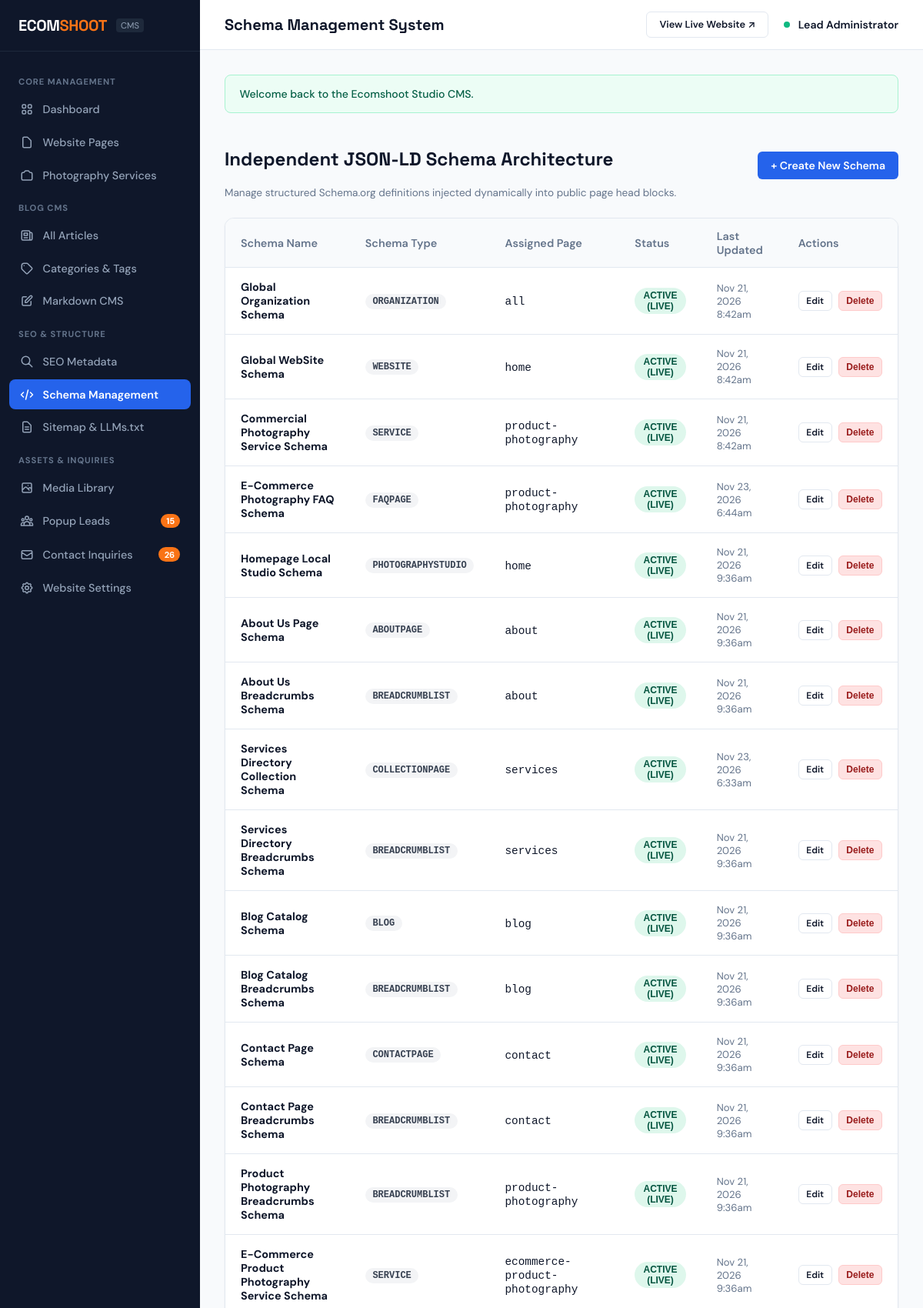
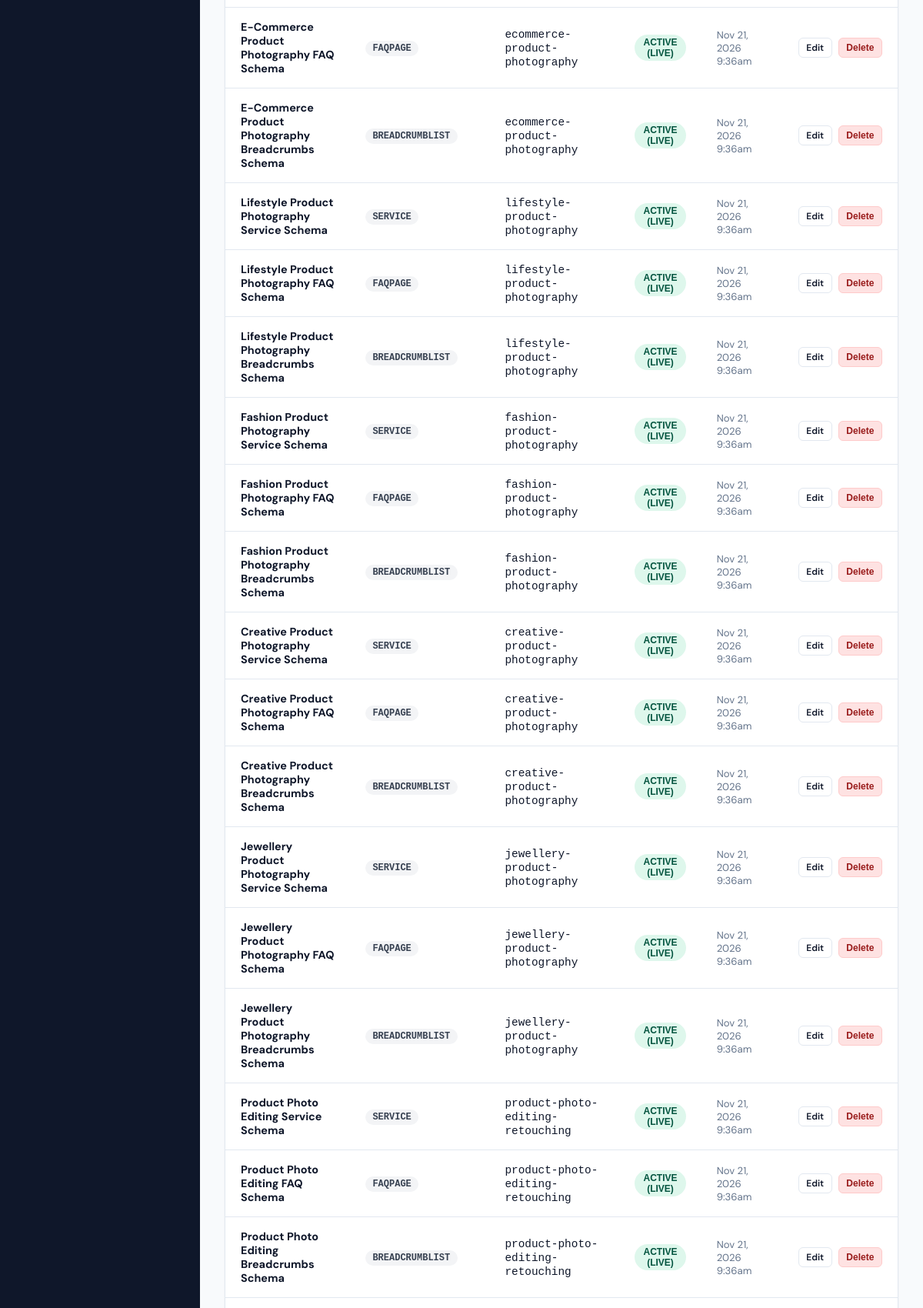
/admin/schemas.php (signed in, upper part), run on the app's committed database (2 pictures, top to bottom).
### tables this page shows
CREATE TABLE `schemas` (
  `id` int(11) NOT NULL AUTO_INCREMENT,
  `name` varchar(150) NOT NULL,
  `schema_type` varchar(100) NOT NULL,
  `page_identifier` varchar(100) NOT NULL DEFAULT 'all',
  `schema_json` longtext NOT NULL,
  `is_active` tinyint(1) DEFAULT 1,
  `created_at` timestamp NULL DEFAULT current_timestamp(),
  `updated_at` timestamp NULL DEFAULT current_timestamp() ON UPDATE current_timestamp(),
  PRIMARY KEY (`id`)
);

### config/config.php (called while the page is built, shortened)
<?php
function e(?string $string): string {
    return htmlspecialchars($string ?? '', ENT_QUOTES, 'UTF-8');
}
function url(string $path = ''): string {
    $cleanPath = ltrim($path, '/');
    $cleanPath = preg_replace('/\.php$/i', '', $cleanPath);
    return BASE_URL . ($cleanPath ? '/' . $cleanPath : '');
}

### admin/schemas.php (the view, shortened to what this page needs)
<?php
require_once __DIR__ . '/../config/config.php';
$db = Database::getInstance()->getConnection();
$schemas = $db->query("SELECT * FROM `schemas` ORDER BY id ASC")->fetchAll(PDO::FETCH_ASSOC);
require_once __DIR__ . '/includes/header.php';
?>
<div style="display: flex; justify-content: space-between; align-items: center; margin-bottom: 1.5rem;">
  <div>
    <h2>Independent JSON-LD Schema Architecture</h2>
    <div style="font-size: 0.85rem; color: var(--admin-text-muted);">Manage structured Schema.org definitions injected dynamically into public page head blocks.</div>
  </div>
  <a href="<?= url('admin/schema-edit.php') ?>" class="btn-admin btn-admin-primary">+ Create New Schema</a>
</div>
<div class="admin-card">
  <div class="admin-card-body" style="padding: 0;">
    <table class="admin-table">
      <thead>
        <tr>
          <th>Schema Name</th>
          <th>Schema Type</th>
          <th>Assigned Page</th>
          <th>Status</th>
          <th>Last Updated</th>
          <th>Actions</th>
        </tr>
      </thead>
      <tbody>
        <?php foreach ($schemas as $s): ?>
          <tr>
            <td style="font-weight: 700;">
              <?= e($s['name']) ?>
            </td>
            <td><span class="status-pill status-draft" style="font-family: monospace;"><?= e($s['schema_type']) ?></span></td>
            <td><code><?= e($s['page_identifier']) ?></code></td>
            <td>
              <form action="<?= url('admin/schemas.php?toggle=' . $s['id']) ?>" method="POST" style="display:inline;">
                <button type="submit" class="status-pill status-<?= ($s['is_active'] ? 'active' : 'inactive') ?>" style="cursor: pointer; border: none;">
                  <?= ($s['is_active'] ? 'Active (Live)' : 'Disabled') ?>
                </button>
              </form>
            </td>
            <td style="font-size: 0.82rem; color: var(--admin-text-muted);"><?= date('M j, Y g:ia', strtotime($s['updated_at'])) ?></td>
            <td>
              <div style="display: flex; gap: 0.5rem;">
                <a href="<?= url('admin/schema-edit.php?id=' . $s['id']) ?>" class="btn-admin btn-admin-outline" style="font-size: 0.75rem; padding: 0.3rem 0.6rem;">Edit</a>
                <form action="<?= url('admin/schemas.php?delete=' . $s['id']) ?>" method="POST" onsubmit="return confirm('Permanently delete this schema definition?');" style="display:inline;">
                  <button type="submit" class="btn-admin btn-admin-danger" style="font-size: 0.75rem; padding: 0.3rem 0.6rem;">Delete</button>
                </form>
              </div>
            </td>
          </tr>
        <?php endforeach; ?>
      </tbody>
    </table>
  </div>
</div>
<?php require_once __DIR__ . '/includes/footer.php'; ?>

### assets/css/admin.css (style rules this page uses)
:root { --admin-sidebar-width: 260px; --admin-header-height: 65px; --admin-bg: #F8FAFC; --admin-sidebar-bg: #0F172A; --admin-sidebar-hover: #1E293B; --admin-card-bg: #FFFFFF; --admin-border: #E2E8F0; --admin-text-main: #0F172A; --admin-text-muted: #64748B; --admin-primary: #2563EB; --admin-primary-hover: #1D4ED8; --admin-coral: #F97316; --admin-success: #10B981; --admin-danger: #EF4444; --admin-warning: #F59E0B; }
.admin-body h1, .admin-body h2, .admin-body h3, .admin-body h4, .admin-body h5, .admin-body h6, .admin-login-body h1, .admin-login-body h2, .admin-login-body h3, .admin-login-body h4, .admin-login-body h5, .admin-login-body h6 { color: var(--admin-text-main); font-family: 'Space Grotesk', -apple-system, sans-serif; font-weight: 700; }
body.admin-body { background-color: var(--admin-bg); color: var(--admin-text-main); font-family: 'DM Sans', -apple-system, BlinkMacSystemFont, sans-serif; margin: 0; display: flex; min-height: 100vh; }
.admin-card { background-color: var(--admin-card-bg); border: 1px solid var(--admin-border); border-radius: 12px; overflow: hidden; box-shadow: 0 1px 3px rgba(15, 23, 42, 0.05); margin-bottom: 2rem; }
.admin-card-body { padding: 1.5rem; }
.admin-table { width: 100%; border-collapse: collapse; text-align: left; font-size: 0.9rem; }
.admin-table th { background-color: #F8FAFC; padding: 0.85rem 1.25rem; font-weight: 600; color: var(--admin-text-muted); border-bottom: 1px solid var(--admin-border); }
.admin-table td { padding: 1rem 1.25rem; border-bottom: 1px solid var(--admin-border); vertical-align: middle; }
.status-pill { display: inline-block; font-size: 0.75rem; font-weight: 700; padding: 0.2rem 0.6rem; border-radius: 9999px; text-transform: uppercase; }
.status-published, .status-active, .status-converted { background-color: #DEF7EC; color: #03543F; }
.status-draft, .status-inactive { background-color: #F3F4F6; color: #374151; }
.btn-admin { display: inline-flex; align-items: center; gap: 0.4rem; padding: 0.55rem 1rem; font-size: 0.88rem; font-weight: 600; border-radius: 6px; border: 1px solid transparent; cursor: pointer; text-decoration: none; line-height: 1.2; }
.btn-admin-primary { background-color: var(--admin-primary); color: #FFFFFF; }
.btn-admin-danger { background-color: #FEE2E2; color: #991B1B; border-color: #FECACA; }
.btn-admin-outline { background-color: #FFFFFF; border-color: var(--admin-border); color: var(--admin-text-main); }

### data on the page
schemas: name "Global Organization Schema", schema_type "ORGANIZATION", page_identifier "all", is_active "ACTIVE (LIVE)", updated_at "Nov 21, 2026 8:42am"
schemas: name "Global WebSite Schema", schema_type "WEBSITE", page_identifier "home", is_active "ACTIVE (LIVE)", updated_at "Nov 21, 2026 8:42am"
schemas: name "Commercial Photography Service Schema", schema_type "SERVICE", page_identifier "product-photography", is_active "ACTIVE (LIVE)", updated_at "Nov 21, 2026 8:42am"
schemas: name "E-Commerce Photography FAQ Schema", schema_type "FAQPAGE", page_identifier "product-photography", is_active "ACTIVE (LIVE)", updated_at "Nov 23, 2026 6:44am"
schemas: name "Homepage Local Studio Schema", schema_type "PHOTOGRAPHYSTUDIO", page_identifier "home", is_active "ACTIVE (LIVE)", updated_at "Nov 21, 2026 9:36am"
schemas: name "About Us Page Schema", schema_type "ABOUTPAGE", page_identifier "about", is_active "ACTIVE (LIVE)", updated_at "Nov 21, 2026 9:36am"
schemas: name "About Us Breadcrumbs Schema", schema_type "BREADCRUMBLIST", page_identifier "about", is_active "ACTIVE (LIVE)", updated_at "Nov 21, 2026 9:36am"
schemas: name "Services Directory Collection Schema", schema_type "COLLECTIONPAGE", page_identifier "services", is_active "ACTIVE (LIVE)", updated_at "Nov 23, 2026 6:33am"
schemas: name "Services Directory Breadcrumbs Schema", schema_type "BREADCRUMBLIST", page_identifier "services", is_active "ACTIVE (LIVE)", updated_at "Nov 21, 2026 9:36am"
schemas: name "Blog Catalog Schema", schema_type "BLOG", page_identifier "blog", is_active "ACTIVE (LIVE)", updated_at "Nov 21, 2026 9:36am"
schemas: name "Blog Catalog Breadcrumbs Schema", schema_type "BREADCRUMBLIST", page_identifier "blog", is_active "ACTIVE (LIVE)", updated_at "Nov 21, 2026 9:36am"
schemas: name "Contact Page Schema", schema_type "CONTACTPAGE", page_identifier "contact", is_active "ACTIVE (LIVE)", updated_at "Nov 21, 2026 9:36am"
schemas: name "Contact Page Breadcrumbs Schema", schema_type "BREADCRUMBLIST", page_identifier "contact", is_active "ACTIVE (LIVE)", updated_at "Nov 21, 2026 9:36am"
schemas: name "Product Photography Breadcrumbs Schema", schema_type "BREADCRUMBLIST", page_identifier "product-photography", is_active "ACTIVE (LIVE)", updated_at "Nov 21, 2026 9:36am"
schemas: name "E-Commerce Product Photography Service Schema", schema_type "SERVICE", page_identifier "ecommerce-product-photography", is_active "ACTIVE (LIVE)", updated_at "Nov 21, 2026 9:36am"
schemas: name "E-Commerce Product Photography FAQ Schema", schema_type "FAQPAGE", page_identifier "ecommerce-product-photography", is_active "ACTIVE (LIVE)", updated_at "Nov 21, 2026 9:36am"
schemas: name "E-Commerce Product Photography Breadcrumbs Schema", schema_type "BREADCRUMBLIST", page_identifier "ecommerce-product-photography", is_active "ACTIVE (LIVE)", updated_at "Nov 21, 2026 9:36am"
schemas: name "Lifestyle Product Photography Service Schema", schema_type "SERVICE", page_identifier "lifestyle-product-photography", is_active "ACTIVE (LIVE)", updated_at "Nov 21, 2026 9:36am"
schemas: name "Lifestyle Product Photography FAQ Schema", schema_type "FAQPAGE", page_identifier "lifestyle-product-photography", is_active "ACTIVE (LIVE)", updated_at "Nov 21, 2026 9:36am"
schemas: name "Lifestyle Product Photography Breadcrumbs Schema", schema_type "BREADCRUMBLIST", page_identifier "lifestyle-product-photography", is_active "ACTIVE (LIVE)", updated_at "Nov 21, 2026 9:36am"
schemas: name "Fashion Product Photography Service Schema", schema_type "SERVICE", page_identifier "fashion-product-photography", is_active "ACTIVE (LIVE)", updated_at "Nov 21, 2026 9:36am"
schemas: name "Fashion Product Photography FAQ Schema", schema_type "FAQPAGE", page_identifier "fashion-product-photography", is_active "ACTIVE (LIVE)", updated_at "Nov 21, 2026 9:36am"
schemas: name "Fashion Product Photography Breadcrumbs Schema", schema_type "BREADCRUMBLIST", page_identifier "fashion-product-photography", is_active "ACTIVE (LIVE)", updated_at "Nov 21, 2026 9:36am"
schemas: name "Creative Product Photography Service Schema", schema_type "SERVICE", page_identifier "creative-product-photography", is_active "ACTIVE (LIVE)", updated_at "Nov 21, 2026 9:36am"
schemas: name "Creative Product Photography FAQ Schema", schema_type "FAQPAGE", page_identifier "creative-product-photography", is_active "ACTIVE (LIVE)", updated_at "Nov 21, 2026 9:36am"
schemas: name "Creative Product Photography Breadcrumbs Schema", schema_type "BREADCRUMBLIST", page_identifier "creative-product-photography", is_active "ACTIVE (LIVE)", updated_at "Nov 21, 2026 9:36am"
schemas: name "Jewellery Product Photography Service Schema", schema_type "SERVICE", page_identifier "jewellery-product-photography", is_active "ACTIVE (LIVE)", updated_at "Nov 21, 2026 9:36am"
schemas: name "Jewellery Product Photography FAQ Schema", schema_type "FAQPAGE", page_identifier "jewellery-product-photography", is_active "ACTIVE (LIVE)", updated_at "Nov 21, 2026 9:36am"
schemas: name "Jewellery Product Photography Breadcrumbs Schema", schema_type "BREADCRUMBLIST", page_identifier "jewellery-product-photography", is_active "ACTIVE (LIVE)", updated_at "Nov 21, 2026 9:36am"
schemas: name "Product Photo Editing Service Schema", schema_type "SERVICE", page_identifier "product-photo-editing-retouching", is_active "ACTIVE (LIVE)", updated_at "Nov 21, 2026 9:36am"
schemas: name "Product Photo Editing FAQ Schema", schema_type "FAQPAGE", page_identifier "product-photo-editing-retouching", is_active "ACTIVE (LIVE)", updated_at "Nov 21, 2026 9:36am"
schemas: name "Product Photo Editing Breadcrumbs Schema", schema_type "BREADCRUMBLIST", page_identifier "product-photo-editing-retouching", is_active "ACTIVE (LIVE)", updated_at "Nov 21, 2026 9:36am"

### other printed values
$newLeadsCount "15"
$unreadCount "26"
$adminTitle "Schema Management System"
$currentAdmin['name'] "Lead Administrator"
$flash['message'] "Welcome back to the Ecomshoot Studio CMS."
